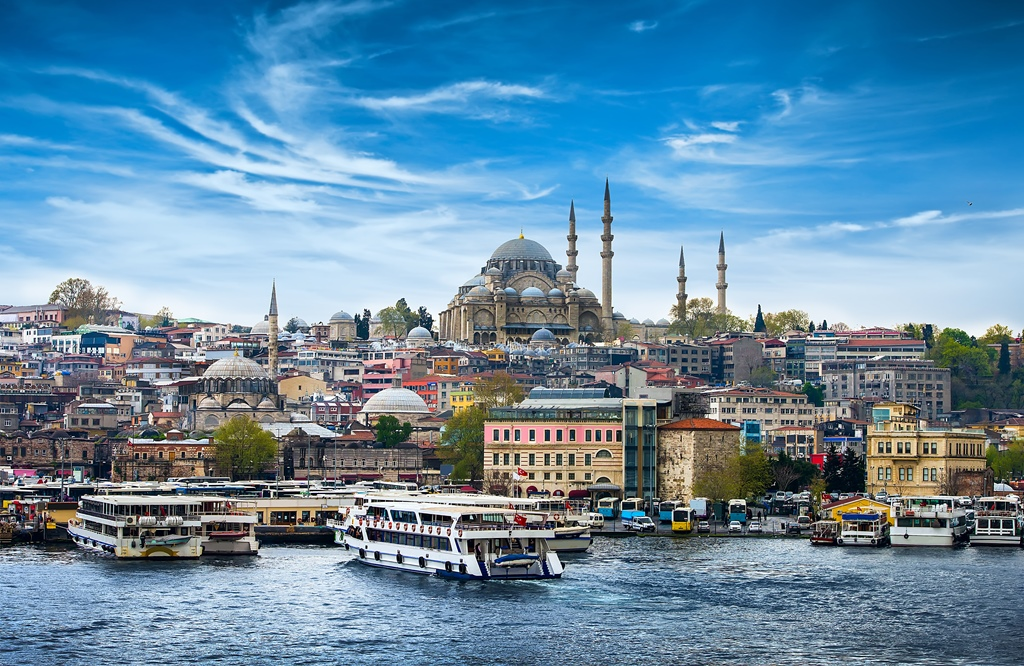
#> input picture Pictures/picture3.jpg, 1024 x 666 px
$ python EdgeDetection.py
#> lines starting #> are read from the running program, lines starting #| are printed output that depends on the picture
### Homeworks/convolution.py
"""
Sobel requires convolution.
"""

import numpy as np
import cv2
import matplotlib.pyplot as plt


def convolution(image, kernel, average=False, verbose=False):
    if len(image.shape) == 3:
        print("Found 3 Channels : {}".format(image.shape))
        image = cv2.cvtColor(image, cv2.COLOR_BGR2GRAY)
        print("Converted to Gray Channel. Size : {}".format(image.shape))
    else:
        print("Image Shape : {}".format(image.shape))

    print("Kernel Shape : {}".format(kernel.shape))

    if verbose:
        plt.imshow(image, cmap='gray')
        plt.title("Image")
        plt.show()

    image_row, image_col = image.shape
    kernel_row, kernel_col = kernel.shape

    output = np.zeros(image.shape)

    pad_height = int((kernel_row - 1) / 2)
    pad_width = int((kernel_col - 1) / 2)

    padded_image = np.zeros((image_row + (2 * pad_height), image_col + (2 * pad_width)))

    padded_image[pad_height:padded_image.shape[0] - pad_height, pad_width:padded_image.shape[1] - pad_width] = image

    if verbose:
        plt.imshow(padded_image, cmap='gray')
        plt.title("Padded Image")
        plt.show()

    for row in range(image_row):
        for col in range(image_col):
            output[row, col] = np.sum(kernel * padded_image[row:row + kernel_row, col:col + kernel_col])
            if average:
                output[row, col] /= kernel.shape[0] * kernel.shape[1]

    print("Output Image size : {}".format(output.shape))

    if verbose:
        plt.imshow(output, cmap='gray')
        plt.title("Output Image using {}X{} Kernel".format(kernel_row, kernel_col))
        plt.show()

    return output

### Homeworks/EdgeDetection.py
from cv2 import cv2
from matplotlib import pyplot as plt
import numpy as np
from Homeworks.convolution import convolution

images = []


def robert_cross(image, gx, gy):

    imgrc_x = convolution(image, gx)
    plt.imshow(imgrc_x, cmap="gray")
    plt.title("Robert Cross // Horizontal Filter Gx")
    plt.show()
    images.append(imgrc_x)

    imgrc_y = convolution(image, gy)
    plt.imshow(imgrc_y, cmap="gray")
    plt.title("Robert Cross // Vertical Filter Gy")
    plt.show()
    images.append(imgrc_y)


def prewitt(image, gx, gy):

    imgp_x = convolution(image, gx)
    plt.imshow(imgp_x, cmap="gray")
    plt.title("Prewitt // Horizontal Filter Gx")
    plt.show()
    images.append(imgp_x)

    imgp_y = convolution(image, gy)
    plt.imshow(imgp_y, cmap="gray")
    plt.title("Prewitt // Vertical Filter Gy")
    plt.show()
    images.append(imgp_y)


def sobel(image, gx, gy):

    img_x = convolution(image, gx)
    plt.imshow(img_x, cmap="gray")
    plt.title("Sobel // Horizontal Filter Gx")
    plt.show()
    images.append(img_x)

    img_y = convolution(image, gy)
    plt.imshow(img_y, cmap="gray")
    plt.title("Sobel // Vertical Filter Gy")
    plt.show()
    images.append(img_y)


h_sobel_filter = np.array([[-1, 0, 1],
                           [-2, 0, 2],
                           [-1, 0, 1]])
v_sobel_filter = np.array([[1, 2, 1],
                           [0, 0, 0],
                           [-1, -2, -1]])

h_prewitt_filter = np.array([[-1, 0, 1],
                             [-1, 0, 1],
                             [-1, 0, 1]])
v_prewitt_filter = np.array([[1, 1, 1],
                             [0, 0, 0],
                             [-1, -1, -1]])

h_rcross_filter = np.array([[1, 0],
                            [0, -1]])
v_rcross_filter = np.array([[0, 1],
                            [-1, 0]])


img = cv2.imread("../Pictures/picture3.jpg")
#> img is the input picture: shape (666, 1024, 3); mean B, G, R 164.7, 139.3, 101.1

sobel(img, h_sobel_filter, v_sobel_filter)
#| Found 3 Channels : (666, 1024, 3)
#> in convolution, `image = cv2.cvtColor(image, cv2.COLOR_BGR2GRAY)`:
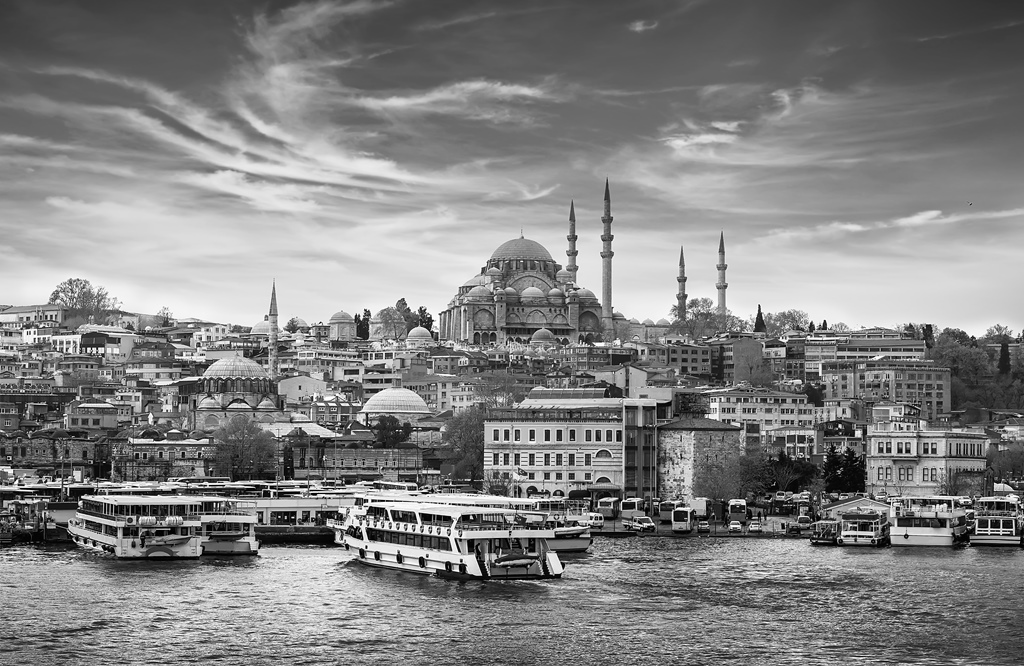
#> image: shape (666, 1024); min 0, max 255, mean 130.8
#| Converted to Gray Channel. Size : (666, 1024)
#> in convolution, `padded_image[pad_height:padded_image.shape[0] - pad_height, pad_width:..`:
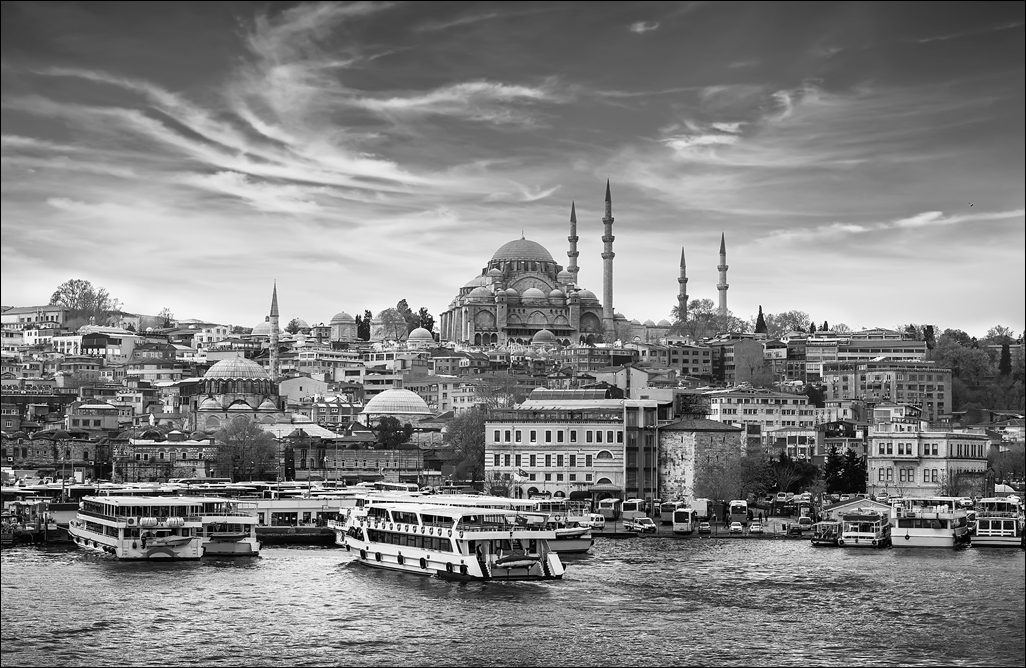
#> padded_image: shape (668, 1026) float64; min 0, max 255, mean 130.1
#| Output Image size : (666, 1024)
#> call 2 of convolution, with kernel = array of shape (3, 3), average = False, verbose = False
#| Found 3 Channels : (666, 1024, 3)
#| Converted to Gray Channel. Size : (666, 1024)
#> after the loop in convolution (call 2), `for row in range(image_row):`:
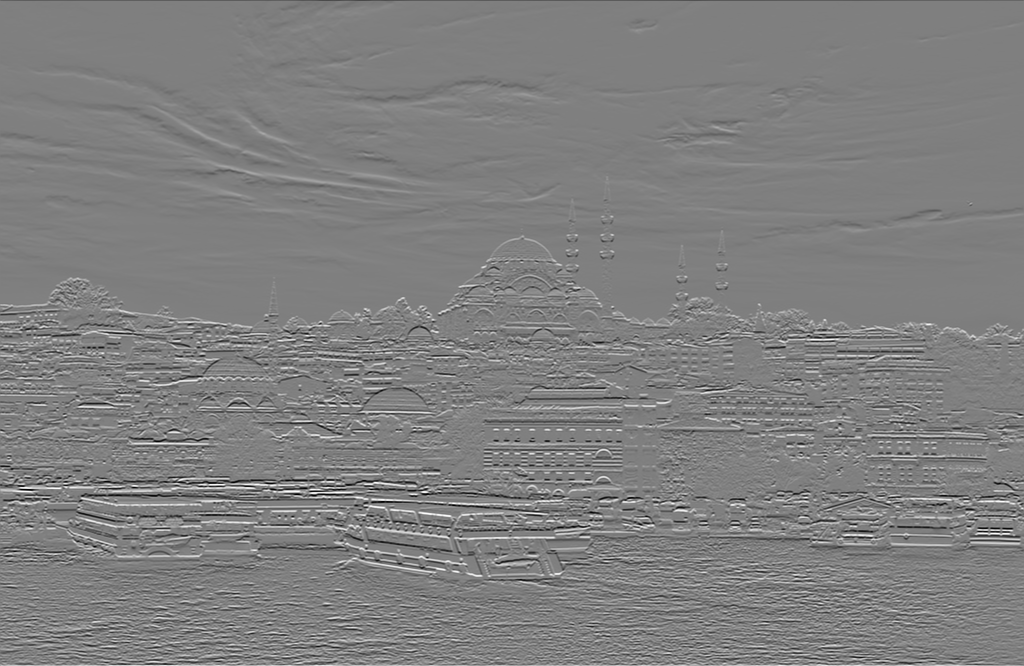
#> output: shape (666, 1024) float64; min -1013, max 1006, mean -0.3; drawn with min black and max white
#| Output Image size : (666, 1024)
prewitt(img, h_prewitt_filter, v_prewitt_filter)
#| Found 3 Channels : (666, 1024, 3)
#| Converted to Gray Channel. Size : (666, 1024)
#| Output Image size : (666, 1024)
#| Found 3 Channels : (666, 1024, 3)
#| Converted to Gray Channel. Size : (666, 1024)
#| Output Image size : (666, 1024)
robert_cross(img, h_rcross_filter, v_rcross_filter)
#| Found 3 Channels : (666, 1024, 3)
#| Converted to Gray Channel. Size : (666, 1024)
#> after the loop in convolution (call 5), `for row in range(image_row):`:
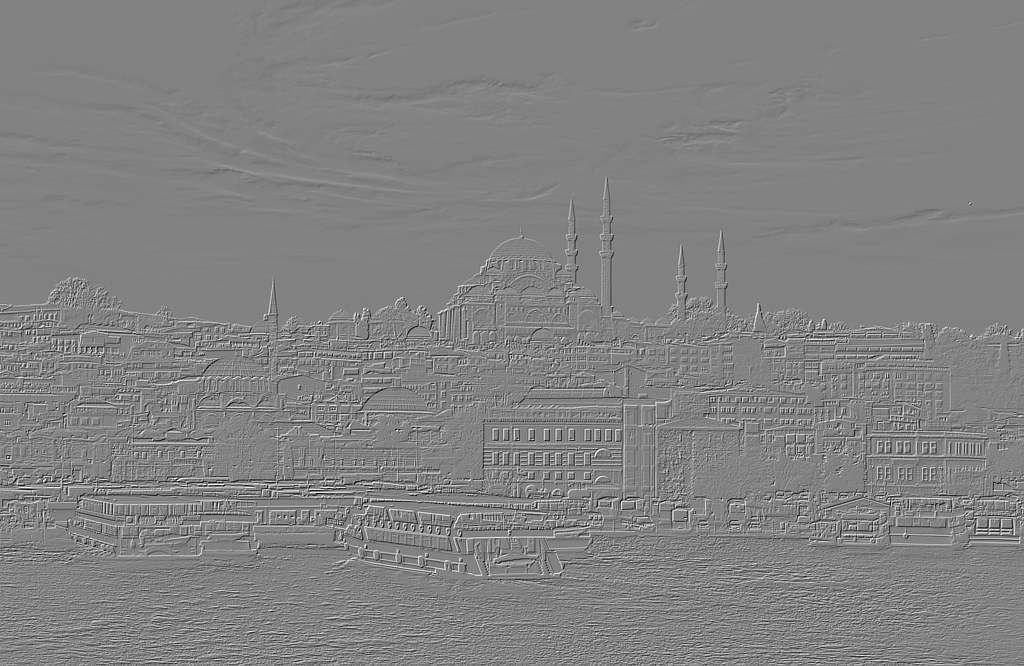
#> output: shape (666, 1024) float64; min -252, max 242, mean -0.1; drawn with min black and max white
#| Output Image size : (666, 1024)
#| Found 3 Channels : (666, 1024, 3)
#| Converted to Gray Channel. Size : (666, 1024)
#> after the loop in convolution (call 6), `for row in range(image_row):`:
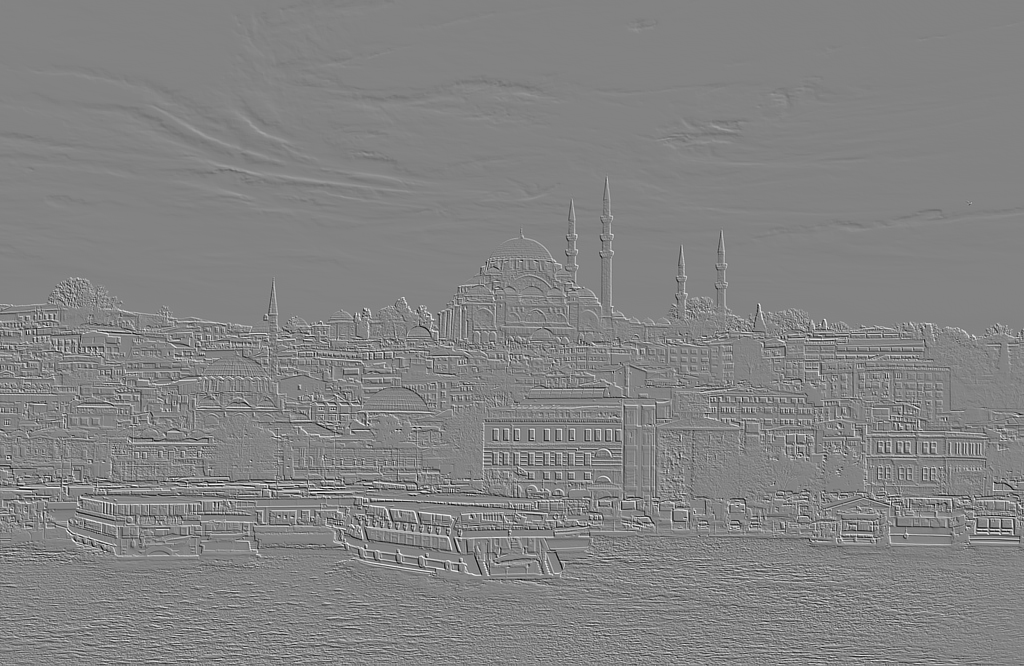
#> output: shape (666, 1024) float64; min -254, max 240, mean -0.1; drawn with min black and max white
#| Output Image size : (666, 1024)

row1 = np.hstack((images[0], images[1]))
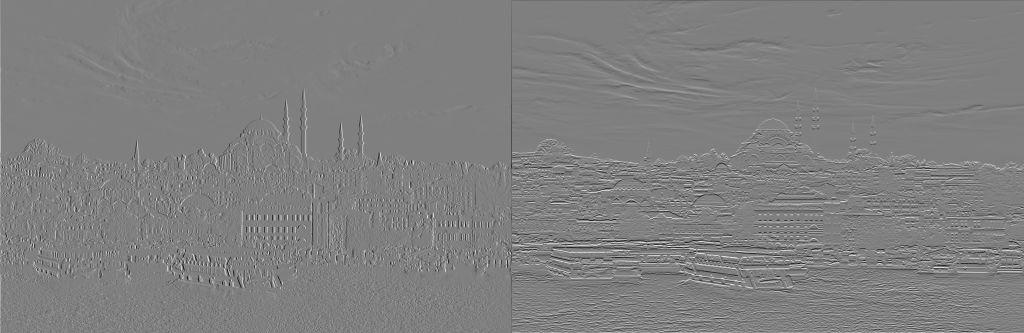
#> row1: shape (666, 2048) float64 (shown at 1/2 size); min -1013, max 1006, mean -0.2; drawn with min black and max white
row2 = np.hstack((images[0], images[1]))
row3 = np.hstack((images[0], images[1]))

table = np.vstack((row1, row2, row3))
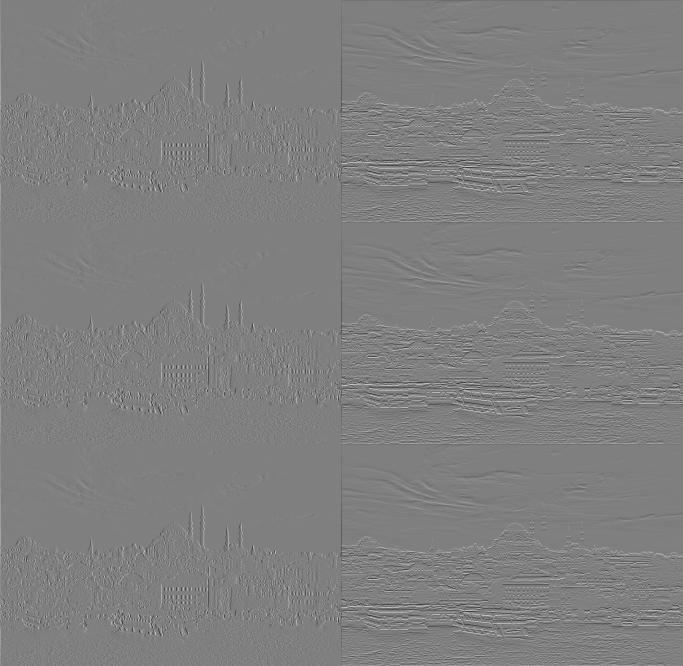
#> table: shape (1998, 2048) float64 (shown at 1/3 size); min -1013, max 1006, mean -0.2; drawn with min black and max white

plt.imshow(table, cmap="gray")
plt.title("Robert Cross, Prewitt, Sobel // Comparison")
plt.show()
